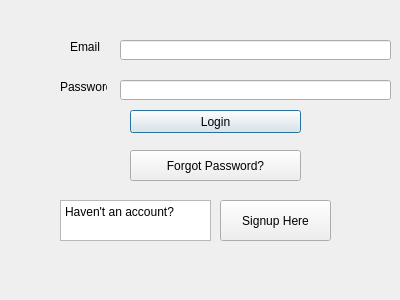
<?xml version="1.0" encoding="UTF-8"?>
<ui version="4.0">
 <class>loginButton_2</class>
 <widget class="QDialog" name="loginButton_2">
  <property name="geometry">
   <rect>
    <x>0</x>
    <y>0</y>
    <width>400</width>
    <height>300</height>
   </rect>
  </property>
  <property name="windowTitle">
   <string>Dialog</string>
  </property>
  <widget class="QLabel" name="label">
   <property name="geometry">
    <rect>
     <x>70</x>
     <y>40</y>
     <width>47</width>
     <height>14</height>
    </rect>
   </property>
   <property name="text">
    <string>Email</string>
   </property>
  </widget>
  <widget class="QLabel" name="label_2">
   <property name="geometry">
    <rect>
     <x>60</x>
     <y>80</y>
     <width>47</width>
     <height>14</height>
    </rect>
   </property>
   <property name="text">
    <string>Password</string>
   </property>
  </widget>
  <widget class="QLineEdit" name="lineEdit">
   <property name="geometry">
    <rect>
     <x>120</x>
     <y>40</y>
     <width>271</width>
     <height>20</height>
    </rect>
   </property>
  </widget>
  <widget class="QLineEdit" name="lineEdit_2">
   <property name="geometry">
    <rect>
     <x>120</x>
     <y>80</y>
     <width>271</width>
     <height>20</height>
    </rect>
   </property>
  </widget>
  <widget class="QPushButton" name="loginButton">
   <property name="geometry">
    <rect>
     <x>130</x>
     <y>110</y>
     <width>171</width>
     <height>23</height>
    </rect>
   </property>
   <property name="text">
    <string>Login</string>
   </property>
  </widget>
  <widget class="QPushButton" name="pushButton_2">
   <property name="geometry">
    <rect>
     <x>220</x>
     <y>200</y>
     <width>111</width>
     <height>41</height>
    </rect>
   </property>
   <property name="text">
    <string>Signup Here</string>
   </property>
  </widget>
  <widget class="QPushButton" name="forgotPasswordButton">
   <property name="geometry">
    <rect>
     <x>130</x>
     <y>150</y>
     <width>171</width>
     <height>31</height>
    </rect>
   </property>
   <property name="text">
    <string>Forgot Password?</string>
   </property>
  </widget>
  <widget class="QPlainTextEdit" name="plainTextEdit">
   <property name="geometry">
    <rect>
     <x>60</x>
     <y>200</y>
     <width>151</width>
     <height>41</height>
    </rect>
   </property>
   <property name="plainText">
    <string>Haven't an account? </string>
   </property>
  </widget>
 </widget>
 <resources/>
 <connections/>
</ui>
